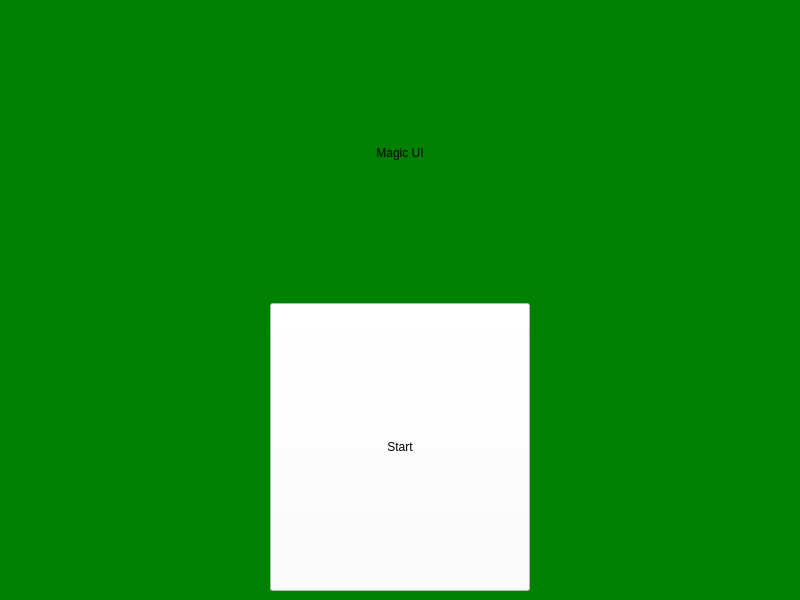
<?xml version="1.0" encoding="UTF-8"?>
<ui version="4.0">
 <class>MainWindow</class>
 <widget class="QMainWindow" name="MainWindow">
  <property name="geometry">
   <rect>
    <x>0</x>
    <y>0</y>
    <width>800</width>
    <height>600</height>
   </rect>
  </property>
  <property name="windowTitle">
   <string>MainWindow</string>
  </property>
  <property name="styleSheet">
   <string notr="true">background-color:Green;</string>
  </property>
  <widget class="QWidget" name="centralwidget">
   <layout class="QVBoxLayout" name="verticalLayout">
    <item>
     <widget class="QLabel" name="label">
      <property name="text">
       <string>Magic UI</string>
      </property>
      <property name="alignment">
       <set>Qt::AlignCenter</set>
      </property>
     </widget>
    </item>
    <item>
     <layout class="QHBoxLayout" name="horizontalLayout">
      <item>
       <spacer name="horizontalSpacer">
        <property name="orientation">
         <enum>Qt::Horizontal</enum>
        </property>
        <property name="sizeHint" stdset="0">
         <size>
          <width>40</width>
          <height>20</height>
         </size>
        </property>
       </spacer>
      </item>
      <item>
       <widget class="QPushButton" name="pushButton">
        <property name="sizePolicy">
         <sizepolicy hsizetype="Expanding" vsizetype="Minimum">
          <horstretch>0</horstretch>
          <verstretch>0</verstretch>
         </sizepolicy>
        </property>
        <property name="styleSheet">
         <string notr="true">background-color:White;</string>
        </property>
        <property name="text">
         <string>Start</string>
        </property>
       </widget>
      </item>
      <item>
       <spacer name="horizontalSpacer_2">
        <property name="orientation">
         <enum>Qt::Horizontal</enum>
        </property>
        <property name="sizeHint" stdset="0">
         <size>
          <width>40</width>
          <height>20</height>
         </size>
        </property>
       </spacer>
      </item>
     </layout>
    </item>
   </layout>
  </widget>
 </widget>
 <resources/>
 <connections/>
</ui>
